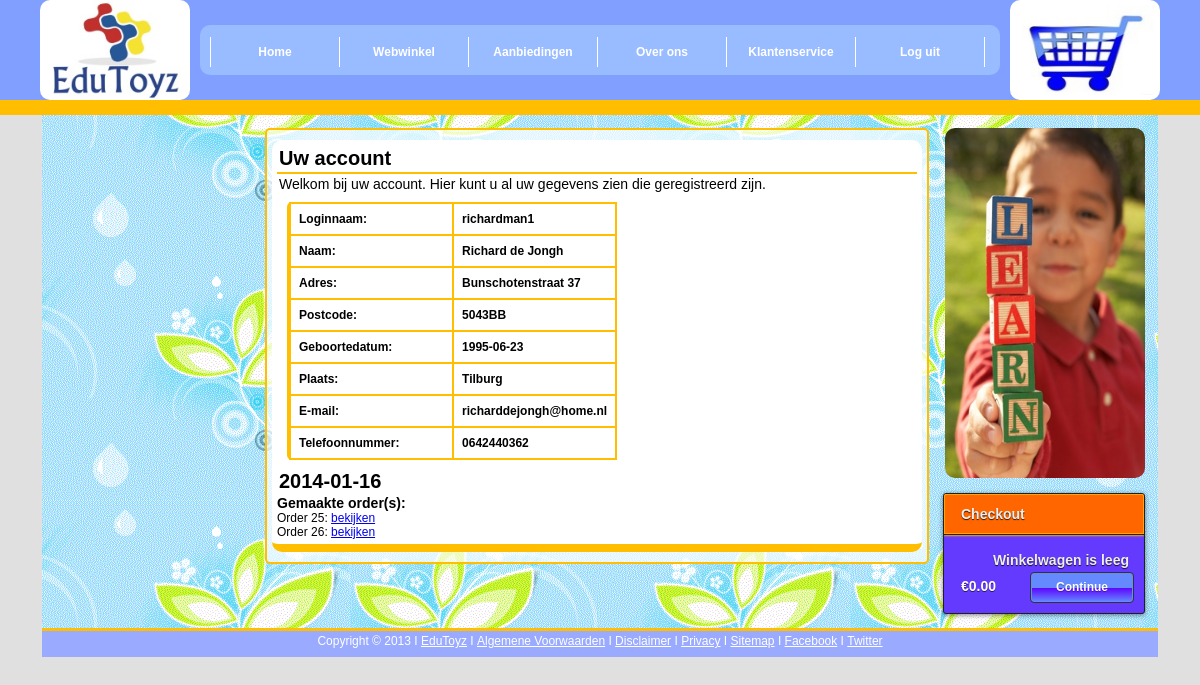
The page /account.php (signed in) on the database its author committed.
### tables this page shows
CREATE TABLE IF NOT EXISTS `Klant` (
  `Loginnaam` varchar(40) NOT NULL,
  `Wachtwoord` varchar(20) NOT NULL,
  `Klantnummer` int(11) NOT NULL AUTO_INCREMENT,
  `Naam` varchar(255) NOT NULL,
  `Adres` varchar(255) NOT NULL,
  `Postcode` varchar(6) NOT NULL,
  `Plaats` varchar(255) NOT NULL,
  `Geboortedatum` date DEFAULT NULL,
  `Telefoonnummer` varchar(20) DEFAULT NULL,
  `E-mailadres` varchar(255) NOT NULL,
  PRIMARY KEY (`Klantnummer`),
  UNIQUE KEY `Loginnaam` (`Loginnaam`)
);

CREATE TABLE IF NOT EXISTS `Order` (
  `Ordernummer` int(11) NOT NULL AUTO_INCREMENT,
  `Klantnummer` int(11) NOT NULL,
  `Bezorgdienstnummer` int(11) DEFAULT '1',
  `Datum` date NOT NULL,
  PRIMARY KEY (`Ordernummer`),
  KEY `fk_Order_Klant1_idx` (`Klantnummer`),
  KEY `fk_Order_Bezorgdienst1_idx` (`Bezorgdienstnummer`)
);

### account.php (the view, shortened to what this page needs)
<?php
$root = $_SERVER["DOCUMENT_ROOT"] . "/includes/";
include $root . "db_connection.php";
?>
<!doctype html>
<html lang="nl">
    <head>
        <link rel="stylesheet" type="text/css" href="css/Generalsheet.css" media="screen">
        <link rel="stylesheet" type="text/css" href="css/Navigationsheet.css" media="screen">
        <link rel="stylesheet" type="text/css" href="css/Home.css" media="screen">
        <link rel="stylesheet" type="text/css" href="css/login.css" media="screen">
        <link rel="stylesheet" type="text/css" href="css/cartdisplay.css" media="screen">
    </head>
    <body>
        <?php include $root . "header.php"; ?>
        <div id="mainContent">
            <div id="leftimage">
            </div>
            <section>
                <article>
                    <div id="ART1">
                        <h1>Uw account</h1>
                        <hr>
						<p>
						Welkom bij uw account. Hier kunt u al uw gegevens zien die geregistreerd zijn.
						</p>
<?php
if (empty($_SESSION['klantnummer'])) {
	echo "<p>U bent niet ingelogd.</p>\n";
} else {
	$klantnummer = $_SESSION['klantnummer'];
	$sql = "SELECT * FROM `Klant` WHERE `klantnummer`='".$klantnummer."'";
	$result = mysqli_query($link, $sql) or die (mysqli_error($link)."<br>Error in file ".__FILE__." on line ".__LINE__);
	$row = mysqli_fetch_array($result, MYSQLI_ASSOC);
	echo "<fieldset id='accountfield'>\n";
	echo "<table id='accounttable'>\n";
	echo "<tr><th>Loginnaam:</td>		 		<th>".$row["Loginnaam"]."</td></tr>\n";
	echo "<tr><th>Naam:</td> 					<th>".$row["Naam"]."</td></tr>\n";
	echo "<tr><th>Adres:</td>					<th>".$row["Adres"]."</td></tr>\n";
	echo "<tr><th>Postcode:</td>					<th>".$row["Postcode"]."</td></tr>\n";
	echo "<tr><th>Geboortedatum:</td>			<th>".$row["Geboortedatum"]."</td></tr>\n";
	echo "<tr><th>Plaats:</td>					<th>".$row["Plaats"]."</td></tr>\n";
	echo "<tr><th>E-mail:</td>					<th>".$row["E-mailadres"]."</td></tr>\n";
	echo "<tr><th>Telefoonnummer:</td>			<th>".$row["Telefoonnummer"]."</td></tr>\n";
	echo "</table>\n";
	echo "</fieldset>\n";
}
$sql    = "SELECT * FROM `Order` WHERE Klantnummer = {$_SESSION["klantnummer"]}";
$result = mysqli_query($link, $sql);
$datum  = "";
while ($row    = mysqli_fetch_array($result))
{
    if ($datum != $row["Datum"])
    {
        $datum = $row["Datum"];
        echo "<h1>$datum</h1>"
        . "<h3>Gemaakte order(s):</h3>";
    }
    echo "<span>Order {$row["Ordernummer"]}: <a href='factuur.php?Ordernummer={$row["Ordernummer"]}'>bekijken</a><br>";
}
?>
                </article>
            </section>
            <div style="width: 190px; float: right;">
                <div id="rightimage">
                </div>
                <?php include $root . "cartdisplay.php"; ?>
            </div>
            <div style="clear: both;">
                <br>
            </div>
        </div>
        <?php include $root . "footer.php"; ?>
    </body>
</html>

### CSS/Generalsheet.css (style rules this page uses)
* { margin: 0; padding: 0; position: relative; }
body { margin: 0px; padding: 0px; font-family: Arial; font-size: 12px; background-color: #E0E0E0; }
#mainContent { display: block; width: 1110px; height: 100%; background: url(Images/Background.png); background-attachment:fixed; background-size: 500px 500px; background-repeat: repeat; background-position: center top; padding: 3px; padding-bottom: 0px; margin-left: auto; margin-right: auto; margin-top: 115px; }
section { display: block; width:650px; height: auto; background-color: rgba(255,255,255, 0.7); border-style: solid; border-color: rgba(255,190,0, 1); border-width: 2px; border-radius: 5px; margin-top: 10px; margin-bottom: 10px; padding: 5px; float: left; }
article { display: block; width:640px; height: auto; background-color: #FFF; border-style: none none solid none; border-radius: 10px; border-color: rgba(255,190,0, 1); border-width: 8px; padding: 5px; margin-top: 5px; margin-bottom: 5px; margin-left: auto; margin-right: auto; float: left; }
#rightimage { display: block; height: 350px; width: 200px; background: url(Images/Rightimage.png); background-repeat: no-repeat; background-size: 100% 100%; border-radius: 10px; padding: 0px; float: right; margin: 10px; margin-bottom: 250 px; }
hr { border: 0; width: 100%; height: 2px; color: rgba(255,190,0, 1); background-color: rgba(255,190,0, 1); }
h1 { font: bold 20px Arial; margin:2px; }
#leftimage { display: block; width: 200px; height: 350px; background: url(Images/Leftimage.jpg); background-size: 150% 100%; background-repeat: no-repeat; border-radius: 10px; padding: 0px; margin: 10px; float: left; border: 0px none; }

### CSS/Home.css (style rules this page uses)
#ART1 p { margin:2px; font: 14px Arial; }
#ART1 h1 { font: bold 20px Arial; margin:2px; }
#ART1 hr, #ART2 hr { border: 0; width: 100%; height: 2px; color: rgba(255,190,0, 1); background-color: rgba(255,190,0, 1); }

### CSS/login.css (style rules this page uses)
#accountfield { margin: 10px; font: bold 12px Arial; text-align: left; border-width: 2px; border-style: none none none solid; border-color: rgba(255,190,0, 1); border-radius: 5px; }
#accounttabel td,th { margin: 10px; font: bold 12px Arial; text-align: left; border-width: 2px; border-style: solid; border-color: rgba(255,190,0, 1); border-radius: 5px; width:50%; }
th,td { padding: 8px; text-align: left; }

### CSS/cartdisplay.css (style rules this page uses)
table { border-collapse: collapse; border-spacing: 0; }

### rows shown on the page
klant: Loginnaam "richardman1", Naam "Richard de Jongh", Adres "Bunschotenstraat 37", Postcode "5043BB", Geboortedatum "1995-06-23", Plaats "Tilburg", value "richarddejongh@home.nl", Telefoonnummer "0642440362"
order: Datum "2014-01-16", Ordernummer "25"
order: Ordernummer "26"

### other values the page prints
$total "0.00"
